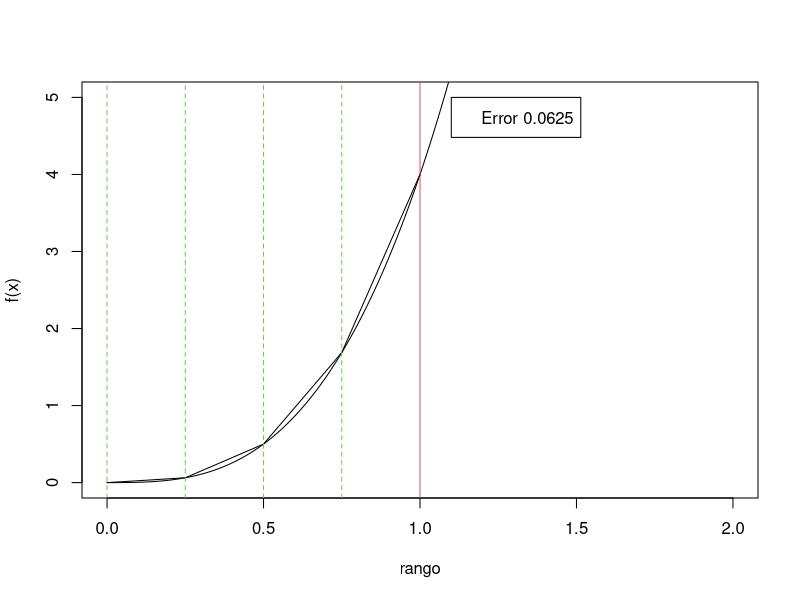

This figure's R source:
## ---- chunk 1

library(statmod)

#Funcion de la ppt
cuadratura<-function(FUN,n=2, cual="legendre"){
 xw<-gauss.quad(n,kind=cual)
 nodos<-xw$nodes
 pesos<-xw$weights
 
 Int<-sum(pesos*FUN(nodos))
 invisible(Int) }

#Definimos la funcion usando el CV: Int^a_b x = t - (a + b)/2 / (a - b)/2
#el metodo se aplica en el intervalo [-1 ; 1]
#te^(2t) --> CV t = 2x +2 con dt = 2dx --> (4x + 4)e^(4x + 4)
fx <- function(x) (4*x + 4)*exp(4*x + 4)

#Calculamos la integral para distintos n

n2<-cuadratura(fx,2)
n3<-cuadratura(fx,3)
n4<-cuadratura(fx,4)

#El valor real de la integral es e^4(7e^4 -3)/4 ~ 5175.7278
Int <- exp(4)*(7*exp(4) -3)/4

#ERRORES

errorRel <- function(x, aprox){ # con x distinto de cero
  return(abs(x - aprox)/x)
}

errorRel(Int, n2)
errorRel(Int, n3)
errorRel(Int, n4)

## ---- chunk 2

cuadratura_n <- function(FUN, cual = "legendre", tol = 1e-5, max_it = 1000){
  #Evaluamos una primera aprox. que se busca mejorar
  Int0 <- cuadratura(FUN, 2)
  error_rel <- Inf
  n <- 3 #vamos a ir aumentando el n
  
  while ((error_rel > tol) & ( n < max_it)) { #establecemos una max de iteracion para evitar bucles inf
    Int1 <- cuadratura(FUN, n)
    error_rel <- errorRel(Int0, Int1) 
    n <- n + 1
    Int0 <- Int1
  }
  
  return(list(value = Int0, iteraciones = n))
}

#Aplicamos para nuestra funcion
cuadratura_n(fx)

## ---- chunk 3

lagrange <- function(x, y){
  #entrada vector de abcisas (x) y ordenadas (y)
  #salida matrices Ln (coef de Ln,k) y C (coef del pol interpolante P(X)) 
  #OJO CON EL ORDEN DE LOS POL! devuelve coef de mayor a menor orden
  
  w <- length(x)
  Ln <- matrix(0, nrow = w, ncol = w) #inicializamos la matriz con ceros
  
  #HACER LA PRODUCTORIA HASTA N con k != de j
  for( k in 1:w) {
    v = 1 #inicializar con 1 //neutro multiplicacion 
      for(j in 1:w){
        if( k != j) {
          p <- c(1, -x[j]) #los factores de la productoria
          v = convolve(v, rev(p),  type = "open")/ (x[k] - x[j]) 
          
          #llenamos la matriz, los vacios con ceros
          Ln[k, ] <- c(rep(0, w - length(v)), v)
        }
      }
    
  }
  
  
  C <- as.numeric(y %*% Ln)  #C = Y*Ln // CL de las bases y las absisas (f(xi))
  return(list(C = C, Ln = Ln))
  
}

#Aplicacion 
x <- c(0, 1, 2, 3)
y <- x^3

resultado <- lagrange(x, y)
resultado$C #siendo x^3 el primer termino los coef deberian ser (1, 0, 0, 0)

#funcion conv() en matlab --> convolucion // en R convolve()
#The poly function in MATLAB is used to generate the coefficients of a polynomial from its roots or to find the characteristic polynomial of a matrix. No encontre equivalente directo en R
## ---- chunk 4
#program spuRs/resources/scripts/simpson_n.r
#Regla de simpson aproxima la f(x) con pols de grado 2 (mejor que el del trapecio que es con rectitas)


simpson_n <- function(ftn, a, b, n = 100) {
 #Integracion numertica para intervalo finito [a,b] con regla de simpson 
 #ftn funcion real
 #n > 0 numero de subdivisiones DEBE SER PAR

 n <- max(c(2*(n %/% 2), 4)) #%/% div entera // forzar n par
 h <- (b-a)/n #h es el paso - distancia entre nodos (equiespaciados)
 
 #Vectores de nodos
 x.vec1 <- seq(a+h, b-h, by = 2*h) #indice impar 
 x.vec2 <- seq(a+2*h, b-2*h, by = 2*h) #indice par
 
 #Imagen de la funcion en los nodos
 f.vec1 <- sapply(x.vec1, ftn)
 f.vec2 <- sapply(x.vec2, ftn)
 
 #Aplicacion de la formula
 # ind par * 2, ind impar *4 // salvo extremos
 S <- h/3*(ftn(a) + ftn(b) + 4*sum(f.vec1) + 2*sum(f.vec2))
 return(S)
}


#Ejemplos
ftn6<-function(x) return(4*x**3)
ftn7<-function(x) return(1.25*sin(x/2)+3)
simpson_n(ftn7,0,9,4)
## ---- chunk 5
# program spuRs/resources/scripts/trapezoid.r

# Funcion para calcular la integral numerica con la regla del trapecio
trapezoid <- function(ftn, a, b, n = 100) {
  # numerical integral of ftn from a to b
  # using the trapezoid rule with n subdivisions
  #
  # ftn is a function of a single variable
  # we assume a < b and n is a positive integer
  h <- (b-a)/n  #Distancia entre nodos 
  x.vec <- seq(a, b, by = h) #Vector de nodos
  f.vec <- sapply(x.vec, ftn) #Devuelve un vector de nodos evaluados enn la funcion
  #hace la suma de areas de los trapecios formados entre los nodos
  T <- h*(f.vec[1]/2 + sum(f.vec[2:n]) + f.vec[n+1]/2) 
  return(T)
}
#Ejemplo
ftn6<-function(x) return(4*x**3)
primitiva<-function(x) return(x**4)
a<-0
b<-1
n<-4
h<-(a+b)/n
h0<-c(a,0)
h1<-seq(a,b,h) #Vector de n+1=5 nodos con distancia h=0,25 entre si en el intervalo [0,1]
rango<-seq(a,2*b,0.001) #Crea un rango de valores para graficar la funcion ftn6
plot(rango,(ftn6(rango)),type="l",xlim=c(a,b+1),ylim=c(a,ftn6(b)+1),ylab="f(x)")
abline(v=b,col=2) 
for (i in 1:n ){
  segments(h1[i],ftn6(h1[i]),h1[i+1],ftn6(h1[i+1])) #Grafica la parte superior de los trapceios
  abline(v=h1[i],col=3,lty=2) #Marca con rectas verticales cada subdivision
}

#Calcula el error como la dif entre la integral numerica calculada con el metodo del trapecio y e valor exacto de la integral de la funcion
trapezoid(ftn6,0,1,n)
(Error=trapezoid(ftn6,0,1,n)-(primitiva(b)-primitiva(a)))
legend(b*(1.1),ftn6(b)+1,paste("Error",Error))


